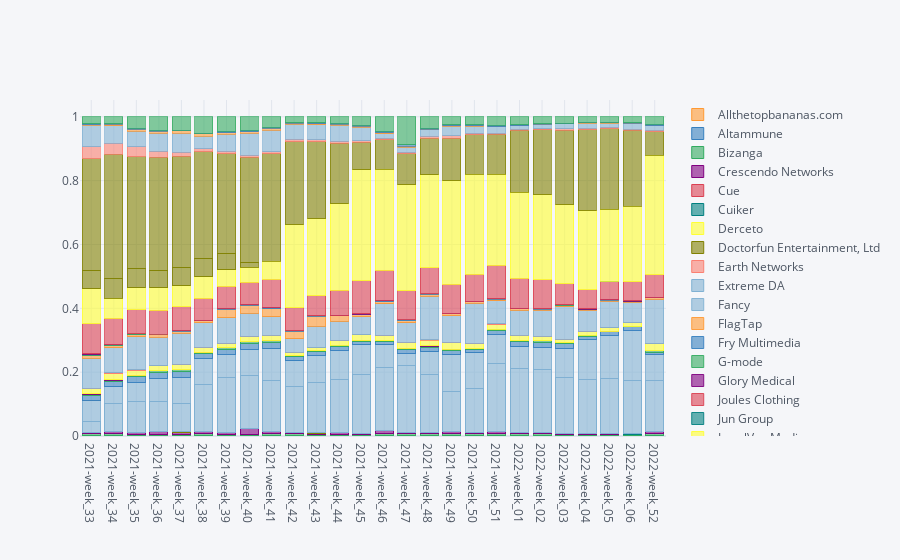

The notebook cell saved with this chart:
### Markdown cell above
Produce the following requestser proportion graph:

### Code cell


### Figure 1 — Plotly figure (JSON) as saved in the notebook; plotly's stock layout.template omitted (floating-point values rounded to 4 significant figures)
{"data": [{"marker": {"color": "rgba(255, 153, 51, 0.6)", "line": {"color": "rgba(255, 153, 51, 1.0)", "width": 1}}, "name": "Allthetopbananas.com", "orientation": "v", "text": "", "type": "bar", "visible": true, "x": ["2021-week_33", "2021-week_34", "2021-week_35", "2021-week_36", "2021-week_37", "2021-week_38", "2021-week_39", "2021-week_40", "2021-week_41", "2021-week_42", "2021-week_43", "2021-week_44", "2021-week_45", "2021-week_46", "2021-week_47", "2021-week_48", "2021-week_49", "2021-week_50", "2021-week_51", "2022-week_01", "2022-week_02", "2022-week_03", "2022-week_04", "2022-week_05", "2022-week_06", "2022-week_52"], "y": [0.0004876, 0.0002088, 0.000487, 0.0009729, 0.0007643, 0.0009758, 0.0004162, 0.0009718, 0.0006954, 0.0002782, 0.0002088, 0.0006993, 0.001108, 0.0007666, 0.0003472, 0.000486, 0.000558, 0.0005554, 0.0004686, 0.0004171, 0.0004853, 0.0005588, 0.0005568, 0.0003481, 0.000278, 0.0008788]}, {"marker": {"color": "rgba(55, 128, 191, 0.6)", "line": {"color": "rgba(55, 128, 191, 1.0)", "width": 1}}, "name": "Altammune", "orientation": "v", "text": "", "type": "bar", "visible": true, "x": ["2021-week_33", "2021-week_34", "2021-week_35", "2021-week_36", "2021-week_37", "2021-week_38", "2021-week_39", "2021-week_40", "2021-week_41", "2021-week_42", "2021-week_43", "2021-week_44", "2021-week_45", "2021-week_46", "2021-week_47", "2021-week_48", "2021-week_49", "2021-week_50", "2021-week_51", "2022-week_01", "2022-week_02", "2022-week_03", "2022-week_04", "2022-week_05", "2022-week_06", "2022-week_52"], "y": ["", "", 6.957e-05, "", "", 6.97e-05, "", 0.0001388, "", 6.956e-05, "", "", "", "", "", "", "", "", "", "", "", "", "", "", "", ""]}, {"marker": {"color": "rgba(50, 171, 96, 0.6)", "line": {"color": "rgba(50, 171, 96, 1.0)", "width": 1}}, "name": "Bizanga", "orientation": "v", "text": "", "type": "bar", "visible": true, "x": ["2021-week_33", "2021-week_34", "2021-week_35", "2021-week_36", "2021-week_37", "2021-week_38", "2021-week_39", "2021-week_40", "2021-week_41", "2021-week_42", "2021-week_43", "2021-week_44", "2021-week_45", "2021-week_46", "2021-week_47", "2021-week_48", "2021-week_49", "2021-week_50", "2021-week_51", "2022-week_01", "2022-week_02", "2022-week_03", "2022-week_04", "2022-week_05", "2022-week_06", "2022-week_52"], "y": [0.007175, 0.006889, 0.005705, 0.005281, 0.00535, 0.005437, 0.004786, 0.004443, 0.005981, 0.006886, 0.004942, 0.004126, 0.004224, 0.006202, 0.007082, 0.006248, 0.007672, 0.006804, 0.006794, 0.007438, 0.006379, 0.00454, 0.003759, 0.003412, 0.003892, 0.006089]}, {"marker": {"color": "rgba(128, 0, 128, 0.6)", "line": {"color": "rgba(128, 0, 128, 1.0)", "width": 1}}, "name": "Crescendo Networks", "orientation": "v", "text": "", "type": "bar", "visible": true, "x": ["2021-week_33", "2021-week_34", "2021-week_35", "2021-week_36", "2021-week_37", "2021-week_38", "2021-week_39", "2021-week_40", "2021-week_41", "2021-week_42", "2021-week_43", "2021-week_44", "2021-week_45", "2021-week_46", "2021-week_47", "2021-week_48", "2021-week_49", "2021-week_50", "2021-week_51", "2022-week_01", "2022-week_02", "2022-week_03", "2022-week_04", "2022-week_05", "2022-week_06", "2022-week_52"], "y": [0.003065, 0.005706, 0.004801, 0.007366, 0.006184, 0.006482, 0.005411, 0.0177, 0.006398, 0.003408, 0.004107, 0.004686, 0.003324, 0.01087, 0.003749, 0.003749, 0.004464, 0.003957, 0.006248, 0.002642, 0.003397, 0.002584, 0.003063, 0.003342, 0.002085, 0.005712]}, {"marker": {"color": "rgba(219, 64, 82, 0.6)", "line": {"color": "rgba(219, 64, 82, 1.0)", "width": 1}}, "name": "Cue", "orientation": "v", "text": "", "type": "bar", "visible": true, "x": ["2021-week_33", "2021-week_34", "2021-week_35", "2021-week_36", "2021-week_37", "2021-week_38", "2021-week_39", "2021-week_40", "2021-week_41", "2021-week_42", "2021-week_43", "2021-week_44", "2021-week_45", "2021-week_46", "2021-week_47", "2021-week_48", "2021-week_49", "2021-week_50", "2021-week_51", "2022-week_01", "2022-week_02", "2022-week_03", "2022-week_04", "2022-week_05", "2022-week_06", "2022-week_52"], "y": ["", 6.958e-05, "", "", "", 0.0001394, "", 6.942e-05, "", "", "", "", "", "", "", "", "", "", "", "", "", "", "", "", "", ""]}, {"marker": {"color": "rgba(0, 128, 128, 0.6)", "line": {"color": "rgba(0, 128, 128, 1.0)", "width": 1}}, "name": "Cuiker", "orientation": "v", "text": "", "type": "bar", "visible": true, "x": ["2021-week_33", "2021-week_34", "2021-week_35", "2021-week_36", "2021-week_37", "2021-week_38", "2021-week_39", "2021-week_40", "2021-week_41", "2021-week_42", "2021-week_43", "2021-week_44", "2021-week_45", "2021-week_46", "2021-week_47", "2021-week_48", "2021-week_49", "2021-week_50", "2021-week_51", "2022-week_01", "2022-week_02", "2022-week_03", "2022-week_04", "2022-week_05", "2022-week_06", "2022-week_52"], "y": [6.966e-05, 6.958e-05, 6.957e-05, 6.949e-05, "", "", "", "", 6.954e-05, 6.956e-05, 6.96e-05, "", 6.925e-05, 6.969e-05, 0.0001389, "", 0.0002092, 0.0001389, 7.809e-05, 6.952e-05, 6.933e-05, 6.985e-05, "", "", 6.95e-05, 6.277e-05]}, {"marker": {"color": "rgba(255, 255, 51, 0.6)", "line": {"color": "rgba(255, 255, 51, 1.0)", "width": 1}}, "name": "Derceto", "orientation": "v", "text": "", "type": "bar", "visible": true, "x": ["2021-week_33", "2021-week_34", "2021-week_35", "2021-week_36", "2021-week_37", "2021-week_38", "2021-week_39", "2021-week_40", "2021-week_41", "2021-week_42", "2021-week_43", "2021-week_44", "2021-week_45", "2021-week_46", "2021-week_47", "2021-week_48", "2021-week_49", "2021-week_50", "2021-week_51", "2022-week_01", "2022-week_02", "2022-week_03", "2022-week_04", "2022-week_05", "2022-week_06", "2022-week_52"], "y": ["", "", "", "", 6.948e-05, "", "", "", "", "", "", "", "", "", "", "", "", "", "", "", "", "", "", "", "", ""]}, {"marker": {"color": "rgba(128, 128, 0, 0.6)", "line": {"color": "rgba(128, 128, 0, 1.0)", "width": 1}}, "name": "Doctorfun Entertainment, Ltd", "orientation": "v", "text": "", "type": "bar", "visible": true, "x": ["2021-week_33", "2021-week_34", "2021-week_35", "2021-week_36", "2021-week_37", "2021-week_38", "2021-week_39", "2021-week_40", "2021-week_41", "2021-week_42", "2021-week_43", "2021-week_44", "2021-week_45", "2021-week_46", "2021-week_47", "2021-week_48", "2021-week_49", "2021-week_50", "2021-week_51", "2022-week_01", "2022-week_02", "2022-week_03", "2022-week_04", "2022-week_05", "2022-week_06", "2022-week_52"], "y": ["", "", 0.0002783, 0.0004864, 0.0009033, 0.001046, 0.001249, 0.0009718, 0.001252, 0.001739, 0.0009745, 0.0009092, 6.925e-05, 6.969e-05, "", 0.0001389, 0.0002092, "", 7.809e-05, 6.952e-05, 0.0004853, 0.0007683, 0.0008352, 0.0007659, 0.000834, 6.277e-05]}, {"marker": {"color": "rgba(251, 128, 114, 0.6)", "line": {"color": "rgba(251, 128, 114, 1.0)", "width": 1}}, "name": "Earth Networks", "orientation": "v", "text": "", "type": "bar", "visible": true, "x": ["2021-week_33", "2021-week_34", "2021-week_35", "2021-week_36", "2021-week_37", "2021-week_38", "2021-week_39", "2021-week_40", "2021-week_41", "2021-week_42", "2021-week_43", "2021-week_44", "2021-week_45", "2021-week_46", "2021-week_47", "2021-week_48", "2021-week_49", "2021-week_50", "2021-week_51", "2022-week_01", "2022-week_02", "2022-week_03", "2022-week_04", "2022-week_05", "2022-week_06", "2022-week_52"], "y": ["", "", 6.957e-05, 0.000139, "", "", "", "", 6.954e-05, "", "", "", "", "", "", "", "", "", "", "", "", "", "", "", "", ""]}, {"marker": {"color": "rgba(128, 177, 211, 0.6)", "line": {"color": "rgba(128, 177, 211, 1.0)", "width": 1}}, "name": "Extreme DA", "orientation": "v", "text": "", "type": "bar", "visible": true, "x": ["2021-week_33", "2021-week_34", "2021-week_35", "2021-week_36", "2021-week_37", "2021-week_38", "2021-week_39", "2021-week_40", "2021-week_41", "2021-week_42", "2021-week_43", "2021-week_44", "2021-week_45", "2021-week_46", "2021-week_47", "2021-week_48", "2021-week_49", "2021-week_50", "2021-week_51", "2022-week_01", "2022-week_02", "2022-week_03", "2022-week_04", "2022-week_05", "2022-week_06", "2022-week_52"], "y": [0.03518, 0.08893, 0.09601, 0.09263, 0.08831, 0.1478, 0.17, 0.1647, 0.1588, 0.1432, 0.1565, 0.1679, 0.1842, 0.1966, 0.2084, 0.1829, 0.1258, 0.1384, 0.2129, 0.2021, 0.1966, 0.1753, 0.1691, 0.1716, 0.1669, 0.1606]}, {"marker": {"color": "rgba(128, 177, 211, 0.6)", "line": {"color": "rgba(128, 177, 211, 0.8999999999999999)", "width": 1}}, "name": "Fancy", "orientation": "v", "text": "", "type": "bar", "visible": true, "x": ["2021-week_33", "2021-week_34", "2021-week_35", "2021-week_36", "2021-week_37", "2021-week_38", "2021-week_39", "2021-week_40", "2021-week_41", "2021-week_42", "2021-week_43", "2021-week_44", "2021-week_45", "2021-week_46", "2021-week_47", "2021-week_48", "2021-week_49", "2021-week_50", "2021-week_51", "2022-week_01", "2022-week_02", "2022-week_03", "2022-week_04", "2022-week_05", "2022-week_06", "2022-week_52"], "y": [0.06485, 0.05261, 0.0613, 0.07394, 0.08213, 0.08106, 0.0745, 0.08323, 0.1007, 0.07958, 0.08561, 0.09043, 0.09217, 0.07136, 0.03979, 0.07026, 0.1149, 0.1117, 0.0916, 0.06743, 0.07044, 0.09171, 0.1238, 0.1368, 0.1567, 0.08242]}, {"marker": {"color": "rgba(255, 153, 51, 0.6)", "line": {"color": "rgba(255, 153, 51, 0.8999999999999999)", "width": 1}}, "name": "FlagTap", "orientation": "v", "text": "", "type": "bar", "visible": true, "x": ["2021-week_33", "2021-week_34", "2021-week_35", "2021-week_36", "2021-week_37", "2021-week_38", "2021-week_39", "2021-week_40", "2021-week_41", "2021-week_42", "2021-week_43", "2021-week_44", "2021-week_45", "2021-week_46", "2021-week_47", "2021-week_48", "2021-week_49", "2021-week_50", "2021-week_51", "2022-week_01", "2022-week_02", "2022-week_03", "2022-week_04", "2022-week_05", "2022-week_06", "2022-week_52"], "y": [0.0001393, "", "", "", "", "", "", "", "", "", "", "", "", "", "", "", "", "", "", "", "", "", "", "", "", ""]}, {"marker": {"color": "rgba(55, 128, 191, 0.6)", "line": {"color": "rgba(55, 128, 191, 0.8999999999999999)", "width": 1}}, "name": "Fry Multimedia", "orientation": "v", "text": "", "type": "bar", "visible": true, "x": ["2021-week_33", "2021-week_34", "2021-week_35", "2021-week_36", "2021-week_37", "2021-week_38", "2021-week_39", "2021-week_40", "2021-week_41", "2021-week_42", "2021-week_43", "2021-week_44", "2021-week_45", "2021-week_46", "2021-week_47", "2021-week_48", "2021-week_49", "2021-week_50", "2021-week_51", "2022-week_01", "2022-week_02", "2022-week_03", "2022-week_04", "2022-week_05", "2022-week_06", "2022-week_52"], "y": [0.01567, 0.01774, 0.01795, 0.01716, 0.01786, 0.01575, 0.01457, 0.01826, 0.01961, 0.01343, 0.01211, 0.01259, 0.01011, 0.009756, 0.0118, 0.01451, 0.01262, 0.009234, 0.01101, 0.01634, 0.0165, 0.01418, 0.01204, 0.009957, 0.01216, 0.006529]}, {"marker": {"color": "rgba(50, 171, 96, 0.6)", "line": {"color": "rgba(50, 171, 96, 0.8999999999999999)", "width": 1}}, "name": "G-mode", "orientation": "v", "text": "", "type": "bar", "visible": true, "x": ["2021-week_33", "2021-week_34", "2021-week_35", "2021-week_36", "2021-week_37", "2021-week_38", "2021-week_39", "2021-week_40", "2021-week_41", "2021-week_42", "2021-week_43", "2021-week_44", "2021-week_45", "2021-week_46", "2021-week_47", "2021-week_48", "2021-week_49", "2021-week_50", "2021-week_51", "2022-week_01", "2022-week_02", "2022-week_03", "2022-week_04", "2022-week_05", "2022-week_06", "2022-week_52"], "y": [0.002647, 0.002644, 0.003061, 0.005629, 0.00535, 0.002997, 0.004786, 0.004929, 0.005563, 0.002504, 0.002158, 0.002588, 0.004294, 0.002997, 0.002847, 0.00361, 0.004115, 0.00236, 0.004608, 0.002294, 0.003328, 0.002375, 0.002784, 0.002298, 0.001459, 0.004331]}, {"marker": {"color": "rgba(128, 0, 128, 0.6)", "line": {"color": "rgba(128, 0, 128, 0.8999999999999999)", "width": 1}}, "name": "Glory Medical", "orientation": "v", "text": "", "type": "bar", "visible": true, "x": ["2021-week_33", "2021-week_34", "2021-week_35", "2021-week_36", "2021-week_37", "2021-week_38", "2021-week_39", "2021-week_40", "2021-week_41", "2021-week_42", "2021-week_43", "2021-week_44", "2021-week_45", "2021-week_46", "2021-week_47", "2021-week_48", "2021-week_49", "2021-week_50", "2021-week_51", "2022-week_01", "2022-week_02", "2022-week_03", "2022-week_04", "2022-week_05", "2022-week_06", "2022-week_52"], "y": [0.003413, 0.0007654, 0.0001391, 0.0006254, 0.0002084, 0.0003485, 0.0002081, 0.0002082, 6.954e-05, 6.956e-05, 6.96e-05, 0.0003497, "", 0.0001394, 0.0002083, 0.0002777, 0.0004185, 0.0003471, 0.0003124, 0.000139, 0.0001387, 6.985e-05, "", 0.0001393, "", 6.277e-05]}, {"marker": {"color": "rgba(219, 64, 82, 0.6)", "line": {"color": "rgba(219, 64, 82, 0.8999999999999999)", "width": 1}}, "name": "Joules Clothing", "orientation": "v", "text": "", "type": "bar", "visible": true, "x": ["2021-week_33", "2021-week_34", "2021-week_35", "2021-week_36", "2021-week_37", "2021-week_38", "2021-week_39", "2021-week_40", "2021-week_41", "2021-week_42", "2021-week_43", "2021-week_44", "2021-week_45", "2021-week_46", "2021-week_47", "2021-week_48", "2021-week_49", "2021-week_50", "2021-week_51", "2022-week_01", "2022-week_02", "2022-week_03", "2022-week_04", "2022-week_05", "2022-week_06", "2022-week_52"], "y": [0.0002786, 6.958e-05, 0.0003479, 0.0002085, "", 6.97e-05, "", "", 6.954e-05, 0.0001391, "", 0.0002098, 6.925e-05, 0.0001394, 6.943e-05, "", "", "", "", "", 6.933e-05, "", "", "", "", ""]}, {"marker": {"color": "rgba(0, 128, 128, 0.6)", "line": {"color": "rgba(0, 128, 128, 0.8999999999999999)", "width": 1}}, "name": "Jun Group", "orientation": "v", "text": "", "type": "bar", "visible": true, "x": ["2021-week_33", "2021-week_34", "2021-week_35", "2021-week_36", "2021-week_37", "2021-week_38", "2021-week_39", "2021-week_40", "2021-week_41", "2021-week_42", "2021-week_43", "2021-week_44", "2021-week_45", "2021-week_46", "2021-week_47", "2021-week_48", "2021-week_49", "2021-week_50", "2021-week_51", "2022-week_01", "2022-week_02", "2022-week_03", "2022-week_04", "2022-week_05", "2022-week_06", "2022-week_52"], "y": ["", "", "", "", "", "", "", "", "", "", "", 6.993e-05, "", "", "", "", "", "", 7.809e-05, "", "", "", 0.0001392, "", "", ""]}, {"marker": {"color": "rgba(255, 255, 51, 0.6)", "line": {"color": "rgba(255, 255, 51, 0.8999999999999999)", "width": 1}}, "name": "LocalVox Media", "orientation": "v", "text": "", "type": "bar", "visible": true, "x": ["2021-week_33", "2021-week_34", "2021-week_35", "2021-week_36", "2021-week_37", "2021-week_38", "2021-week_39", "2021-week_40", "2021-week_41", "2021-week_42", "2021-week_43", "2021-week_44", "2021-week_45", "2021-week_46", "2021-week_47", "2021-week_48", "2021-week_49", "2021-week_50", "2021-week_51", "2022-week_01", "2022-week_02", "2022-week_03", "2022-week_04", "2022-week_05", "2022-week_06", "2022-week_52"], "y": [0.01525, 0.02088, 0.01552, 0.01536, 0.01765, 0.01596, 0.01367, 0.01603, 0.01572, 0.01127, 0.009397, 0.01455, 0.01724, 0.01645, 0.01791, 0.01826, 0.02218, 0.01687, 0.01663, 0.01613, 0.01505, 0.01118, 0.0119, 0.011, 0.01015, 0.02147]}, {"marker": {"color": "rgba(128, 128, 0, 0.6)", "line": {"color": "rgba(128, 128, 0, 0.8999999999999999)", "width": 1}}, "name": "Marketo Japan", "orientation": "v", "text": "", "type": "bar", "visible": true, "x": ["2021-week_33", "2021-week_34", "2021-week_35", "2021-week_36", "2021-week_37", "2021-week_38", "2021-week_39", "2021-week_40", "2021-week_41", "2021-week_42", "2021-week_43", "2021-week_44", "2021-week_45", "2021-week_46", "2021-week_47", "2021-week_48", "2021-week_49", "2021-week_50", "2021-week_51", "2022-week_01", "2022-week_02", "2022-week_03", "2022-week_04", "2022-week_05", "2022-week_06", "2022-week_52"], "y": ["", "", "", "", 6.948e-05, "", "", "", "", "", "", "", "", "", "", "", "", "", "", "", "", "", "", "", "", ""]}, {"marker": {"color": "rgba(251, 128, 114, 0.6)", "line": {"color": "rgba(251, 128, 114, 0.8999999999999999)", "width": 1}}, "name": "Metranome", "orientation": "v", "text": "", "type": "bar", "visible": true, "x": ["2021-week_33", "2021-week_34", "2021-week_35", "2021-week_36", "2021-week_37", "2021-week_38", "2021-week_39", "2021-week_40", "2021-week_41", "2021-week_42", "2021-week_43", "2021-week_44", "2021-week_45", "2021-week_46", "2021-week_47", "2021-week_48", "2021-week_49", "2021-week_50", "2021-week_51", "2022-week_01", "2022-week_02", "2022-week_03", "2022-week_04", "2022-week_05", "2022-week_06", "2022-week_52"], "y": [0.0002786, 0.0002088, 0.0002783, 0.0003475, 6.948e-05, 6.97e-05, 0.0001387, 0.0001388, "", "", "", 6.993e-05, "", 6.969e-05, "", "", 0.0001395, 0.0001389, 7.809e-05, "", "", "", 0.0001392, 6.963e-05, 6.95e-05, 6.277e-05]}, {"marker": {"color": "rgba(251, 128, 114, 0.6)", "line": {"color": "rgba(251, 128, 114, 0.7999999999999998)", "width": 1}}, "name": "Mission Street Manufacturing", "orientation": "v", "text": "", "type": "bar", "visible": true, "x": ["2021-week_33", "2021-week_34", "2021-week_35", "2021-week_36", "2021-week_37", "2021-week_38", "2021-week_39", "2021-week_40", "2021-week_41", "2021-week_42", "2021-week_43", "2021-week_44", "2021-week_45", "2021-week_46", "2021-week_47", "2021-week_48", "2021-week_49", "2021-week_50", "2021-week_51", "2022-week_01", "2022-week_02", "2022-week_03", "2022-week_04", "2022-week_05", "2022-week_06", "2022-week_52"], "y": [0.0009752, 0.0006958, 0.001044, 0.0003475, 0.0003474, 0.0006273, 0.0004162, 0.0003471, 0.0004172, 0.0004174, 0.0004176, 0.0009092, 0.0006233, 0.0005575, 0.0005555, 0.0004166, 0.0009067, 0.0004166, 0.0003905, 0.0003476, 0.000208, 0.0004889, 6.96e-05, 0.0002089, 0.000556, 0.0002511]}, {"marker": {"color": "rgba(128, 177, 211, 0.6)", "line": {"color": "rgba(128, 177, 211, 0.7999999999999998)", "width": 1}}, "name": "MoJoe Brewing Company", "orientation": "v", "text": "", "type": "bar", "visible": true, "x": ["2021-week_33", "2021-week_34", "2021-week_35", "2021-week_36", "2021-week_37", "2021-week_38", "2021-week_39", "2021-week_40", "2021-week_41", "2021-week_42", "2021-week_43", "2021-week_44", "2021-week_45", "2021-week_46", "2021-week_47", "2021-week_48", "2021-week_49", "2021-week_50", "2021-week_51", "2022-week_01", "2022-week_02", "2022-week_03", "2022-week_04", "2022-week_05", "2022-week_06", "2022-week_52"], "y": [0.09425, 0.07891, 0.1039, 0.08881, 0.09672, 0.07597, 0.08012, 0.07309, 0.05744, 0.04167, 0.068, 0.06007, 0.05651, 0.09875, 0.0611, 0.1373, 0.0823, 0.1245, 0.07169, 0.07897, 0.08029, 0.1017, 0.06508, 0.08174, 0.06394, 0.1406]}, {"marker": {"color": "rgba(255, 153, 51, 0.6)", "line": {"color": "rgba(255, 153, 51, 0.7999999999999998)", "width": 1}}, "name": "Modanisa", "orientation": "v", "text": "", "type": "bar", "visible": true, "x": ["2021-week_33", "2021-week_34", "2021-week_35", "2021-week_36", "2021-week_37", "2021-week_38", "2021-week_39", "2021-week_40", "2021-week_41", "2021-week_42", "2021-week_43", "2021-week_44", "2021-week_45", "2021-week_46", "2021-week_47", "2021-week_48", "2021-week_49", "2021-week_50", "2021-week_51", "2022-week_01", "2022-week_02", "2022-week_03", "2022-week_04", "2022-week_05", "2022-week_06", "2022-week_52"], "y": [0.009055, 0.008141, 0.007584, 0.007158, 0.006462, 0.005855, 0.02747, 0.02471, 0.02656, 0.02275, 0.03049, 0.01595, 0.006233, 0.006481, 0.007291, 0.006526, 0.006277, 0.005762, 0.00492, 0.004449, 0.003328, 0.003492, 0.002784, 0.004108, 0.002571, 0.004331]}, {"marker": {"color": "rgba(55, 128, 191, 0.6)", "line": {"color": "rgba(55, 128, 191, 0.7999999999999998)", "width": 1}}, "name": "OpenDesks, Inc.", "orientation": "v", "text": "", "type": "bar", "visible": true, "x": ["2021-week_33", "2021-week_34", "2021-week_35", "2021-week_36", "2021-week_37", "2021-week_38", "2021-week_39", "2021-week_40", "2021-week_41", "2021-week_42", "2021-week_43", "2021-week_44", "2021-week_45", "2021-week_46", "2021-week_47", "2021-week_48", "2021-week_49", "2021-week_50", "2021-week_51", "2022-week_01", "2022-week_02", "2022-week_03", "2022-week_04", "2022-week_05", "2022-week_06", "2022-week_52"], "y": [0.0004179, 0.0004175, 0.000487, 0.00132, 0.0009033, 0.001255, 0.002012, 0.00236, 0.001808, 0.001948, 0.001114, 0.001888, 0.001593, 0.002997, 0.002569, 0.001458, 0.001534, 0.0008331, 0.002421, 0.00146, 0.001664, 0.001187, 0.0009049, 0.0008355, 0.0009035, 0.001883]}, {"marker": {"color": "rgba(50, 171, 96, 0.6)", "line": {"color": "rgba(50, 171, 96, 0.7999999999999998)", "width": 1}}, "name": "PageBites", "orientation": "v", "text": "", "type": "bar", "visible": true, "x": ["2021-week_33", "2021-week_34", "2021-week_35", "2021-week_36", "2021-week_37", "2021-week_38", "2021-week_39", "2021-week_40", "2021-week_41", "2021-week_42", "2021-week_43", "2021-week_44", "2021-week_45", "2021-week_46", "2021-week_47", "2021-week_48", "2021-week_49", "2021-week_50", "2021-week_51", "2022-week_01", "2022-week_02", "2022-week_03", "2022-week_04", "2022-week_05", "2022-week_06", "2022-week_52"], "y": [0.001602, 0.0006958, 0.001113, 0.0008339, 0.001251, 0.0007667, 0.0004856, 6.942e-05, 0.0004868, 0.0005565, 0.0002784, 0.0002098, "", "", "", "", "", "", "", "", 0.0001387, 0.0002095, 0.0002088, 0.0002089, 0.000278, ""]}, {"marker": {"color": "rgba(128, 0, 128, 0.6)", "line": {"color": "rgba(128, 0, 128, 0.7999999999999998)", "width": 1}}, "name": "Pole Star", "orientation": "v", "text": "", "type": "bar", "visible": true, "x": ["2021-week_33", "2021-week_34", "2021-week_35", "2021-week_36", "2021-week_37", "2021-week_38", "2021-week_39", "2021-week_40", "2021-week_41", "2021-week_42", "2021-week_43", "2021-week_44", "2021-week_45", "2021-week_46", "2021-week_47", "2021-week_48", "2021-week_49", "2021-week_50", "2021-week_51", "2022-week_01", "2022-week_02", "2022-week_03", "2022-week_04", "2022-week_05", "2022-week_06", "2022-week_52"], "y": [0.003065, 0.00174, "", "", 6.948e-05, 6.97e-05, 0.0001387, 6.942e-05, 0.001182, 0.0002087, 0.0002088, 0.0006294, 0.001731, 0.001115, "", "", 0.0001395, 6.943e-05, 7.809e-05, 0.0003476, 0.0003467, 0.0003492, 0.001531, 0.001393, 0.001668, 0.0001255]}, {"marker": {"color": "rgba(219, 64, 82, 0.6)", "line": {"color": "rgba(219, 64, 82, 0.7999999999999998)", "width": 1}}, "name": "Puentes Company", "orientation": "v", "text": "", "type": "bar", "visible": true, "x": ["2021-week_33", "2021-week_34", "2021-week_35", "2021-week_36", "2021-week_37", "2021-week_38", "2021-week_39", "2021-week_40", "2021-week_41", "2021-week_42", "2021-week_43", "2021-week_44", "2021-week_45", "2021-week_46", "2021-week_47", "2021-week_48", "2021-week_49", "2021-week_50", "2021-week_51", "2022-week_01", "2022-week_02", "2022-week_03", "2022-week_04", "2022-week_05", "2022-week_06", "2022-week_52"], "y": [0.09452, 0.08197, 0.07521, 0.07589, 0.07407, 0.06831, 0.06805, 0.06976, 0.08818, 0.07206, 0.06334, 0.07721, 0.103, 0.09324, 0.09061, 0.08144, 0.0913, 0.08498, 0.1038, 0.09336, 0.09062, 0.06635, 0.05902, 0.05654, 0.05831, 0.06937]}, {"marker": {"color": "rgba(0, 128, 128, 0.6)", "line": {"color": "rgba(0, 128, 128, 0.7999999999999998)", "width": 1}}, "name": "PureSafe water systems", "orientation": "v", "text": "", "type": "bar", "visible": true, "x": ["2021-week_33", "2021-week_34", "2021-week_35", "2021-week_36", "2021-week_37", "2021-week_38", "2021-week_39", "2021-week_40", "2021-week_41", "2021-week_42", "2021-week_43", "2021-week_44", "2021-week_45", "2021-week_46", "2021-week_47", "2021-week_48", "2021-week_49", "2021-week_50", "2021-week_51", "2022-week_01", "2022-week_02", "2022-week_03", "2022-week_04", "2022-week_05", "2022-week_06", "2022-week_52"], "y": ["", "", "", "", "", "", "", "", "", "", "", "", "", "", "", "", "", "", "", "", "", "", "", 6.963e-05, "", ""]}, {"marker": {"color": "rgba(255, 255, 51, 0.6)", "line": {"color": "rgba(255, 255, 51, 0.7999999999999998)", "width": 1}}, "name": "RelayFoods", "orientation": "v", "text": "", "type": "bar", "visible": true, "x": ["2021-week_33", "2021-week_34", "2021-week_35", "2021-week_36", "2021-week_37", "2021-week_38", "2021-week_39", "2021-week_40", "2021-week_41", "2021-week_42", "2021-week_43", "2021-week_44", "2021-week_45", "2021-week_46", "2021-week_47", "2021-week_48", "2021-week_49", "2021-week_50", "2021-week_51", "2022-week_01", "2022-week_02", "2022-week_03", "2022-week_04", "2022-week_05", "2022-week_06", "2022-week_52"], "y": [0.1093, 0.06297, 0.06881, 0.06949, 0.06663, 0.06754, 0.05237, 0.04602, 0.05661, 0.2599, 0.2413, 0.2721, 0.3479, 0.3168, 0.3327, 0.2905, 0.3237, 0.3126, 0.2862, 0.2693, 0.2657, 0.2476, 0.2475, 0.2263, 0.2365, 0.3747]}, {"marker": {"color": "rgba(128, 128, 0, 0.6)", "line": {"color": "rgba(128, 128, 0, 0.7999999999999998)", "width": 1}}, "name": "SOLOMO365", "orientation": "v", "text": "", "type": "bar", "visible": true, "x": ["2021-week_33", "2021-week_34", "2021-week_35", "2021-week_36", "2021-week_37", "2021-week_38", "2021-week_39", "2021-week_40", "2021-week_41", "2021-week_42", "2021-week_43", "2021-week_44", "2021-week_45", "2021-week_46", "2021-week_47", "2021-week_48", "2021-week_49", "2021-week_50", "2021-week_51", "2022-week_01", "2022-week_02", "2022-week_03", "2022-week_04", "2022-week_05", "2022-week_06", "2022-week_52"], "y": [0.05545, 0.0604, 0.05976, 0.05573, 0.05559, 0.05813, 0.04994, 0.01499, "", "", "", "", "", "", "", "", "", "", "", "", "", "", "", "", "", ""]}, {"marker": {"color": "rgba(128, 128, 0, 0.6)", "line": {"color": "rgba(128, 128, 0, 0.7)", "width": 1}}, "name": "Search Million Culture", "orientation": "v", "text": "", "type": "bar", "visible": true, "x": ["2021-week_33", "2021-week_34", "2021-week_35", "2021-week_36", "2021-week_37", "2021-week_38", "2021-week_39", "2021-week_40", "2021-week_41", "2021-week_42", "2021-week_43", "2021-week_44", "2021-week_45", "2021-week_46", "2021-week_47", "2021-week_48", "2021-week_49", "2021-week_50", "2021-week_51", "2022-week_01", "2022-week_02", "2022-week_03", "2022-week_04", "2022-week_05", "2022-week_06", "2022-week_52"], "y": [0.3522, 0.3904, 0.3503, 0.3539, 0.3494, 0.3337, 0.314, 0.3306, 0.3364, 0.2599, 0.2411, 0.1897, 0.08532, 0.09338, 0.09665, 0.1154, 0.1329, 0.1235, 0.1253, 0.1944, 0.2047, 0.2334, 0.2544, 0.2516, 0.2382, 0.07439]}, {"marker": {"color": "rgba(251, 128, 114, 0.6)", "line": {"color": "rgba(251, 128, 114, 0.7)", "width": 1}}, "name": "Sensor Tower", "orientation": "v", "text": "", "type": "bar", "visible": true, "x": ["2021-week_33", "2021-week_34", "2021-week_35", "2021-week_36", "2021-week_37", "2021-week_38", "2021-week_39", "2021-week_40", "2021-week_41", "2021-week_42", "2021-week_43", "2021-week_44", "2021-week_45", "2021-week_46", "2021-week_47", "2021-week_48", "2021-week_49", "2021-week_50", "2021-week_51", "2022-week_01", "2022-week_02", "2022-week_03", "2022-week_04", "2022-week_05", "2022-week_06", "2022-week_52"], "y": [0.03629, 0.03375, 0.03131, 0.01876, 0.01285, 0.008713, 0.0077, 0.006456, 0.006745, 0.006817, 0.005568, 0.005385, 0.005748, 0.004321, 0.004444, 0.005554, 0.007463, 0.00486, 0.003358, 0.003476, 0.002981, 0.00447, 0.004315, 0.003899, 0.00417, 0.004206]}, {"marker": {"color": "rgba(128, 177, 211, 0.6)", "line": {"color": "rgba(128, 177, 211, 0.7)", "width": 1}}, "name": "Tab Solutions", "orientation": "v", "text": "", "type": "bar", "visible": true, "x": ["2021-week_33", "2021-week_34", "2021-week_35", "2021-week_36", "2021-week_37", "2021-week_38", "2021-week_39", "2021-week_40", "2021-week_41", "2021-week_42", "2021-week_43", "2021-week_44", "2021-week_45", "2021-week_46", "2021-week_47", "2021-week_48", "2021-week_49", "2021-week_50", "2021-week_51", "2022-week_01", "2022-week_02", "2022-week_03", "2022-week_04", "2022-week_05", "2022-week_06", "2022-week_52"], "y": [0.06722, 0.05435, 0.04982, 0.05552, 0.05885, 0.04001, 0.05293, 0.06775, 0.06725, 0.048, 0.04719, 0.05063, 0.04114, 0.01436, 0.01659, 0.01972, 0.03132, 0.02256, 0.01999, 0.01098, 0.01262, 0.01495, 0.01657, 0.01393, 0.0171, 0.014]}, {"marker": {"color": "rgba(255, 153, 51, 0.6)", "line": {"color": "rgba(255, 153, 51, 0.7)", "width": 1}}, "name": "VarVee", "orientation": "v", "text": "", "type": "bar", "visible": true, "x": ["2021-week_33", "2021-week_34", "2021-week_35", "2021-week_36", "2021-week_37", "2021-week_38", "2021-week_39", "2021-week_40", "2021-week_41", "2021-week_42", "2021-week_43", "2021-week_44", "2021-week_45", "2021-week_46", "2021-week_47", "2021-week_48", "2021-week_49", "2021-week_50", "2021-week_51", "2022-week_01", "2022-week_02", "2022-week_03", "2022-week_04", "2022-week_05", "2022-week_06", "2022-week_52"], "y": [0.002299, 0.004662, 0.00487, 0.00688, 0.007435, 0.007179, 0.005064, 0.00479, 0.005563, 0.002365, 0.002993, 0.003217, 0.003601, 0.002439, 0.002708, 0.001736, 0.0004882, 0.0006248, 0.0004686, 0.0002781, 0.0006933, 0.0007683, 0.001044, 0.0007659, 0.000695, 0.0003766]}, {"marker": {"color": "rgba(55, 128, 191, 0.6)", "line": {"color": "rgba(55, 128, 191, 0.7)", "width": 1}}, "name": "aPriori Technologies", "orientation": "v", "text": "", "type": "bar", "visible": true, "x": ["2021-week_33", "2021-week_34", "2021-week_35", "2021-week_36", "2021-week_37", "2021-week_38", "2021-week_39", "2021-week_40", "2021-week_41", "2021-week_42", "2021-week_43", "2021-week_44", "2021-week_45", "2021-week_46", "2021-week_47", "2021-week_48", "2021-week_49", "2021-week_50", "2021-week_51", "2022-week_01", "2022-week_02", "2022-week_03", "2022-week_04", "2022-week_05", "2022-week_06", "2022-week_52"], "y": [0.002995, 0.002923, 0.003966, 0.002988, 0.00271, 0.00244, 0.003954, 0.004443, 0.003547, 0.002295, 0.002854, 0.002308, 0.00367, 0.005157, 0.004999, 0.003263, 0.003487, 0.003541, 0.004139, 0.003267, 0.002011, 0.001746, 0.002088, 0.002298, 0.002015, 0.003829]}, {"marker": {"color": "rgba(50, 171, 96, 0.6)", "line": {"color": "rgba(50, 171, 96, 0.7)", "width": 1}}, "name": "iDreamsky Technology", "orientation": "v", "text": "", "type": "bar", "visible": true, "x": ["2021-week_33", "2021-week_34", "2021-week_35", "2021-week_36", "2021-week_37", "2021-week_38", "2021-week_39", "2021-week_40", "2021-week_41", "2021-week_42", "2021-week_43", "2021-week_44", "2021-week_45", "2021-week_46", "2021-week_47", "2021-week_48", "2021-week_49", "2021-week_50", "2021-week_51", "2022-week_01", "2022-week_02", "2022-week_03", "2022-week_04", "2022-week_05", "2022-week_06", "2022-week_52"], "y": [0.02187, 0.02115, 0.03576, 0.04211, 0.04176, 0.05123, 0.04557, 0.04276, 0.03275, 0.01843, 0.01893, 0.02056, 0.02604, 0.04495, 0.08735, 0.03624, 0.02483, 0.02513, 0.0264, 0.02426, 0.02177, 0.01991, 0.01636, 0.01636, 0.01856, 0.02367]}], "layout": {"autosize": true, "barmode": "stack", "legend": {"bgcolor": "#F5F6F9", "font": {"color": "#4D5663"}, "traceorder": "normal"}, "paper_bgcolor": "#F5F6F9", "plot_bgcolor": "#F5F6F9", "title": {"font": {"color": "#4D5663"}}, "xaxis": {"autorange": true, "gridcolor": "#E1E5ED", "range": [-0.5, 25.5], "showgrid": true, "tickfont": {"color": "#4D5663"}, "title": {"font": {"color": "#4D5663"}, "text": ""}, "type": "category", "zerolinecolor": "#E1E5ED"}, "yaxis": {"autorange": true, "gridcolor": "#E1E5ED", "range": [0, 1.053], "showgrid": true, "tickfont": {"color": "#4D5663"}, "title": {"font": {"color": "#4D5663"}, "text": ""}, "type": "linear", "zerolinecolor": "#E1E5ED"}}}
